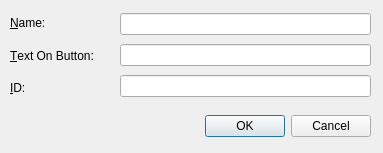
<?xml version="1.0" encoding="UTF-8"?>
<ui version="4.0">
 <class>InsertButton</class>
 <widget class="QDialog" name="InsertButton">
  <property name="geometry">
   <rect>
    <x>0</x>
    <y>0</y>
    <width>383</width>
    <height>153</height>
   </rect>
  </property>
  <property name="windowTitle">
   <string>Insert Button</string>
  </property>
  <widget class="QDialogButtonBox" name="buttonBox">
   <property name="geometry">
    <rect>
     <x>30</x>
     <y>110</y>
     <width>341</width>
     <height>32</height>
    </rect>
   </property>
   <property name="orientation">
    <enum>Qt::Horizontal</enum>
   </property>
   <property name="standardButtons">
    <set>QDialogButtonBox::Cancel|QDialogButtonBox::Ok</set>
   </property>
  </widget>
  <widget class="QWidget" name="layoutWidget">
   <property name="geometry">
    <rect>
     <x>120</x>
     <y>10</y>
     <width>251</width>
     <height>92</height>
    </rect>
   </property>
   <layout class="QVBoxLayout" name="verticalLayout">
    <item>
     <widget class="QLineEdit" name="nameField">
      <property name="cursorPosition">
       <number>0</number>
      </property>
     </widget>
    </item>
    <item>
     <widget class="QLineEdit" name="valueField"/>
    </item>
    <item>
     <widget class="QLineEdit" name="idField"/>
    </item>
   </layout>
  </widget>
  <widget class="QWidget" name="layoutWidget">
   <property name="geometry">
    <rect>
     <x>10</x>
     <y>10</y>
     <width>111</width>
     <height>91</height>
    </rect>
   </property>
   <layout class="QVBoxLayout" name="verticalLayout_2">
    <item>
     <widget class="QLabel" name="nameFieldLabel">
      <property name="text">
       <string>&amp;Name:</string>
      </property>
      <property name="buddy">
       <cstring>nameField</cstring>
      </property>
     </widget>
    </item>
    <item>
     <widget class="QLabel" name="valueFieldLabel">
      <property name="text">
       <string>&amp;Text On Button:</string>
      </property>
      <property name="buddy">
       <cstring>valueField</cstring>
      </property>
     </widget>
    </item>
    <item>
     <widget class="QLabel" name="idFieldLabel">
      <property name="text">
       <string>&amp;ID:</string>
      </property>
      <property name="buddy">
       <cstring>idField</cstring>
      </property>
     </widget>
    </item>
   </layout>
  </widget>
 </widget>
 <resources/>
 <connections>
  <connection>
   <sender>buttonBox</sender>
   <signal>accepted()</signal>
   <receiver>InsertButton</receiver>
   <slot>accept()</slot>
   <hints>
    <hint type="sourcelabel">
     <x>248</x>
     <y>254</y>
    </hint>
    <hint type="destinationlabel">
     <x>157</x>
     <y>274</y>
    </hint>
   </hints>
  </connection>
  <connection>
   <sender>buttonBox</sender>
   <signal>rejected()</signal>
   <receiver>InsertButton</receiver>
   <slot>reject()</slot>
   <hints>
    <hint type="sourcelabel">
     <x>316</x>
     <y>260</y>
    </hint>
    <hint type="destinationlabel">
     <x>286</x>
     <y>274</y>
    </hint>
   </hints>
  </connection>
 </connections>
</ui>
